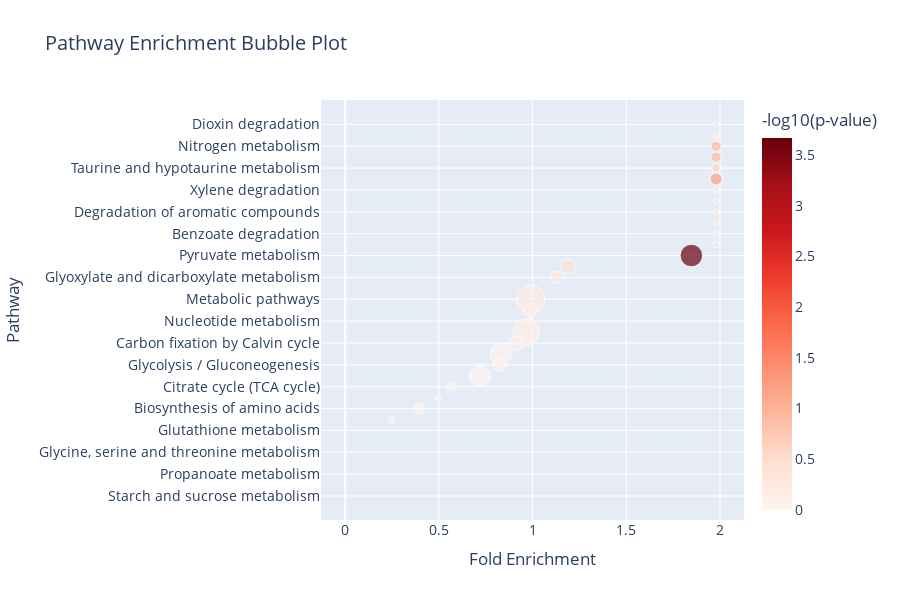

Notebook code cell kept with this figure:
### Markdown cell above
### Create a bubbleplot of the enrichment results to show affected pathways.

The `plot_pathway_enrichment` function takes as input the `hypergeometric_pathway_enrichment_df` dataframe created with the `hypergeometric_test_pathway_enrichment` function and plots the enrichment results in a bubble plot. Bubble size stands for pathway size (number of reactions) and reaction colour stands for -log10(p-value)

### Code cell
plot_pathway_enrichment(hypergeometric_pathway_enrichment_df, pval_threshold=2)

### Figure 1 — Plotly figure (JSON) as saved in the notebook; plotly's stock layout.template omitted (floating-point values rounded to 4 significant figures)
{"data": [{"hovertemplate": "Fold Enrichment=%{x}<br>Pathway=%{y}<br># Reactions=%{marker.size}<br>-log10(p-value)=%{marker.color}<extra></extra>", "legendgroup": "", "marker": {"color": [0.2965, 0.2965, 0.9032, 0.9032, 0.5975, 1.214, 0.2965, 0.2965, 0.2965, 0.2965, 0.2965, 0.2965, 3.667, 0.4162, 0.2908, 0.1204, 0.2088, 0.1914, 0.1204, 0.1597, 0.1321, 0.03759, 0.07955, 0.005484, 0.02334, 0.02504, 0.0006924, 0.001125, 0, 0, 0, 0, 0, 0, 0], "coloraxis": "coloraxis", "size": [1, 1, 3, 3, 2, 4, 1, 1, 1, 1, 1, 1, 14, 6, 4, 1, 22, 5, 1, 19, 6, 13, 5, 12, 2, 1, 3, 1, 0, 0, 0, 0, 0, 0, 0], "sizemode": "area", "sizeref": 0.055, "symbol": "circle"}, "mode": "markers", "name": "", "orientation": "h", "showlegend": false, "type": "scatter", "x": [1.979, 1.979, 1.979, 1.979, 1.979, 1.979, 1.979, 1.979, 1.979, 1.979, 1.979, 1.979, 1.847, 1.188, 1.131, 0.9896, 0.9896, 0.9896, 0.9896, 0.9642, 0.9135, 0.83, 0.8247, 0.7197, 0.5655, 0.4948, 0.3958, 0.2474, 0, 0, 0, 0, 0, 0, 0], "xaxis": "x", "y": ["Dioxin degradation", "Nicotinate and nicotinamide metabolism", "Nitrogen metabolism", "Arginine biosynthesis", "Taurine and hypotaurine metabolism", "Alanine, aspartate and glutamate metabolism", "Xylene degradation", "Biosynthesis of cofactors", "Degradation of aromatic compounds", "Butanoate metabolism", "Benzoate degradation", "Phenylalanine metabolism", "Pyruvate metabolism", "Methane metabolism", "Glyoxylate and dicarboxylate metabolism", "Purine metabolism", "Metabolic pathways", "Other carbon fixation pathways", "Nucleotide metabolism", "Microbial metabolism in diverse environments", "Carbon fixation by Calvin cycle", "Carbon metabolism", "Glycolysis / Gluconeogenesis", "Biosynthesis of secondary metabolites", "Citrate cycle (TCA cycle)", "Fructose and mannose metabolism", "Biosynthesis of amino acids", "Pentose phosphate pathway", "Glutathione metabolism", "2-Oxocarboxylic acid metabolism", "Glycine, serine and threonine metabolism", "Pentose and glucuronate interconversions", "Propanoate metabolism", "Inositol phosphate metabolism", "Starch and sucrose metabolism"], "yaxis": "y"}], "layout": {"coloraxis": {"colorbar": {"title": {"text": "-log10(p-value)"}}, "colorscale": [[0, "rgb(255,245,240)"], [0.125, "rgb(254,224,210)"], [0.25, "rgb(252,187,161)"], [0.375, "rgb(252,146,114)"], [0.5, "rgb(251,106,74)"], [0.625, "rgb(239,59,44)"], [0.75, "rgb(203,24,29)"], [0.875, "rgb(165,15,21)"], [1, "rgb(103,0,13)"]]}, "font": {"size": 14}, "height": 600, "legend": {"itemsizing": "constant", "tracegroupgap": 0}, "title": {"text": "Pathway Enrichment Bubble Plot"}, "width": 900, "xaxis": {"anchor": "y", "domain": [0, 1], "title": {"text": "Fold Enrichment"}}, "yaxis": {"anchor": "x", "autorange": "reversed", "domain": [0, 1], "title": {"text": "Pathway"}}}}
